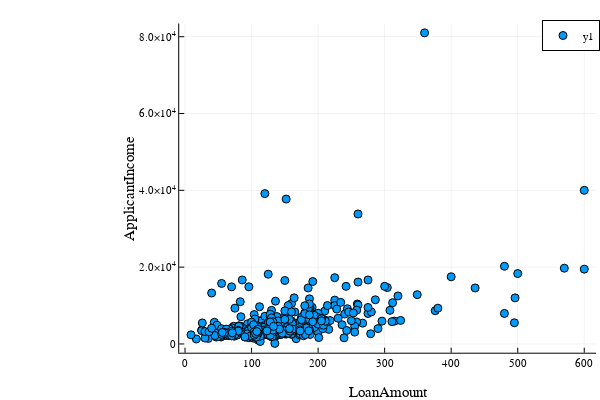

Write notebook code for a chart like this one.
### Code cell
using StatsPlots
StatsPlots.scatter(train[!,"LoanAmount"], train[!,"ApplicantIncome"],
 xlabel="LoanAmount",ylabel="ApplicantIncome")

### Figure 1 — Plotly figure (JSON) as saved in the notebook; plotly's stock layout.template omitted (floating-point values rounded to 4 significant figures; data arrays with more than 128 entries replaced by an {"elided": "..."} marker saying what was removed)
{"data": [{"colorbar": {"title": ""}, "legendgroup": "y1", "marker": {"color": "rgba(0, 154, 250, 1.000)", "line": {"color": "rgba(0, 0, 0, 1.000)", "width": 1}, "size": 8, "symbol": "circle"}, "mode": "markers", "name": "y1", "showlegend": true, "type": "scatter", "x": {"elided": "480 int values"}, "xaxis": "x", "y": {"elided": "480 int values"}, "yaxis": "y", "zmax": null, "zmin": null}], "layout": {"annotations": [], "height": 400, "legend": {"bgcolor": "rgba(255, 255, 255, 1.000)", "bordercolor": "rgba(0, 0, 0, 1.000)", "borderwidth": 1, "font": {"color": "rgba(0, 0, 0, 1.000)", "family": "sans-serif", "size": 11}, "title": {"font": {"color": "rgba(0, 0, 0, 1.000)", "family": "sans-serif", "size": 15}, "text": ""}, "tracegroupgap": 0, "traceorder": "normal", "x": 1, "xanchor": "auto", "y": 1, "yanchor": "auto"}, "margin": {"b": 20, "l": 0, "r": 0, "t": 20}, "paper_bgcolor": "rgba(255, 255, 255, 1.000)", "plot_bgcolor": "rgba(255, 255, 255, 1.000)", "showlegend": true, "width": 600, "xaxis": {"anchor": "y", "domain": [0.2987, 0.9934], "gridcolor": "rgba(0, 0, 0, 0.100)", "gridwidth": 0.5, "linecolor": "rgba(0, 0, 0, 1.000)", "mirror": false, "range": [-8.73, 617.7], "showgrid": true, "showline": true, "showticklabels": true, "tickangle": 0, "tickcolor": "rgb(0, 0, 0)", "tickfont": {"color": "rgba(0, 0, 0, 1.000)", "family": "sans-serif", "size": 11}, "tickmode": "array", "ticks": "inside", "ticktext": ["0", "100", "200", "300", "400", "500", "600"], "tickvals": [0, 100, 200, 300, 400, 500, 600], "title": "LoanAmount", "titlefont": {"color": "rgba(0, 0, 0, 1.000)", "family": "sans-serif", "size": 15}, "type": "-", "visible": true, "zeroline": false, "zerolinecolor": "rgba(0, 0, 0, 1.000)"}, "yaxis": {"anchor": "x", "domain": [0.07581, 0.9902], "gridcolor": "rgba(0, 0, 0, 0.100)", "gridwidth": 0.5, "linecolor": "rgba(0, 0, 0, 1.000)", "mirror": false, "range": [-2276.0, 83430.0], "showgrid": true, "showline": true, "showticklabels": true, "tickangle": 0, "tickcolor": "rgb(0, 0, 0)", "tickfont": {"color": "rgba(0, 0, 0, 1.000)", "family": "sans-serif", "size": 11}, "tickmode": "array", "ticks": "inside", "ticktext": ["0", "2.0×10<sup>4</sup>", "4.0×10<sup>4</sup>", "6.0×10<sup>4</sup>", "8.0×10<sup>4</sup>"], "tickvals": [0, 20000, 40000, 60000, 80000], "title": "ApplicantIncome", "titlefont": {"color": "rgba(0, 0, 0, 1.000)", "family": "sans-serif", "size": 15}, "type": "-", "visible": true, "zeroline": false, "zerolinecolor": "rgba(0, 0, 0, 1.000)"}}}
